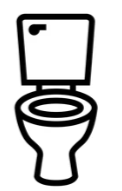
#> input picture scripts/sources/toilette-source.png, 122 x 191 px
$ python generer-icone-toilette.py sources/toilette-source.png 1.0
#> lines starting #> are read from the running program, lines starting #| are printed output that depends on the picture; after the words box and inside, x2 and y2 are one past the last pixel; in counts of white or black regions, pixels touching at a corner belong together
# Génère public/toilette.png (icône de la consolation) à partir d'un dessin noir sur fond blanc.
# Usage : python3 scripts/generer-icone-toilette.py SOURCE.png [ETIREMENT_HORIZONTAL]
#   - intérieur rempli en crème et liseré clair : visible en mode clair comme en mode sombre forcé
#   - ETIREMENT_HORIZONTAL : 1.15 = 15 % plus large (valeur utilisée)
# Requiert Pillow (pip install pillow).
import sys
from pathlib import Path
from PIL import Image, ImageFilter, ImageDraw, ImageChops
SOURCE = sys.argv[1]
ETIREMENT = float(sys.argv[2]) if len(sys.argv) > 2 else 1.15
SORTIE = Path(__file__).resolve().parent.parent / 'public' / 'toilette.png'
src=Image.open(SOURCE).convert('L')
W0,H0=src.size; pad=8
#> after `W0, H0 = src.size`: W0 = 122; H0 = 191
s=Image.new('L',(W0+2*pad,H0+2*pad),255); s.paste(src,(pad,pad))
#> after `s = Image.new('L', (W0 + 2 * pad, H0 + 2 * pad), 255)`: s: PIL image 138x207 L; every value is 255
#> after `s.paste(src, (pad, pad))`:
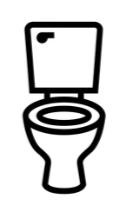
#> s: PIL image 138x207 L; min 0, max 255, mean 214.8
# étirement horizontal appliqué à la source, avant les traitements (trait d'épaisseur constante)
s=s.resize((round(s.size[0]*ETIREMENT),s.size[1]),Image.LANCZOS); W,H=s.size
#> after `W, H = s.size`: W = 138; H = 207
trait=s.point(lambda l: int(max(0,min(255,(255-l)*1.6))))
binaire=trait.point(lambda v: 255 if v>60 else 0)
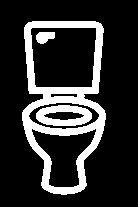
#> binaire: PIL image 138x207 L; 18.8% white; 3 white regions, box (x1, y1, x2, y2) and area: (22, 21, 106, 195) 4463, (36, 105, 92, 126) 736, (36, 32, 55, 44) 171
ext=binaire.convert('RGB'); ImageDraw.floodfill(ext,(0,0),(255,0,0),thresh=10)
#> after `ImageDraw.floodfill(ext, (0, 0), (255, 0, 0), thresh=10)`:
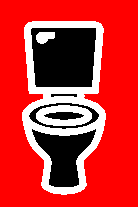
#> ext: PIL image 138x207 RGB; mean R, G, B 201.1, 47.9, 47.9
pe=ext.load(); pb=binaire.load()
interieur=Image.new('L',(W,H),0); pi=interieur.load()
#> after `interieur = Image.new('L', (W, H), 0)`: interieur: PIL image 138x207 L; every value is 0
for y in range(H):
    for x in range(W):
        if pe[x,y]!=(255,0,0) and pb[x,y]==0: pi[x,y]=255
interieur=interieur.filter(ImageFilter.MaxFilter(3))
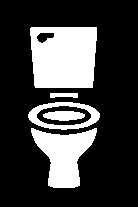
#> interieur: PIL image 138x207 L; 25% white; 5 white regions, box (x1, y1, x2, y2) and area: (30, 27, 97, 88) 3731, (31, 128, 97, 188) 2198, (28, 102, 100, 130) 760, (43, 111, 85, 121) 326, (50, 93, 78, 98) 122
trait=trait.filter(ImageFilter.MaxFilter(3))
silhouette=ImageChops.lighter(trait,interieur)
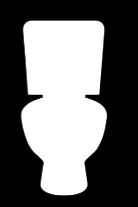
#> silhouette: PIL image 138x207 L; min 0, max 255, mean 105.8
halo=silhouette.filter(ImageFilter.MaxFilter(9)).filter(ImageFilter.GaussianBlur(1))
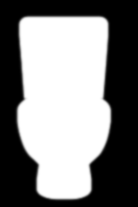
#> halo: PIL image 138x207 L; min 0, max 255, mean 127.4
img=Image.new('RGBA',(W,H),(0,0,0,0))
#> img: PIL image 138x207 RGBA; every value is 0
img.paste((255,253,248,255),(0,0),ImageChops.lighter(halo,interieur))
img=Image.composite(Image.new('RGBA',(W,H),(43,29,18,255)),img,trait)
img.putalpha(ImageChops.lighter(halo,silhouette))
img=img.crop(img.getbbox())
#> img: PIL image 100x191 RGBA
Hh=96; img=img.resize((round(img.size[0]*Hh/img.size[1]),Hh),Image.LANCZOS)
#> after `img = img.resize((round(img.size[0] * Hh / img.size[1]), Hh), Image.LA`:
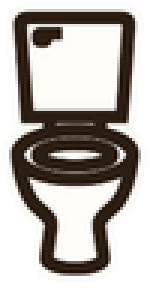
#> img: PIL image 50x96 RGBA (shown 3 times larger); mean R, G, B, A 138.5, 132.7, 126.7, 190.5; transparent parts drawn white
img.save(SORTIE, optimize=True)
print(f'{SORTIE} : {img.size[0]}x{img.size[1]}')
#| public/toilette.png : 50x96
